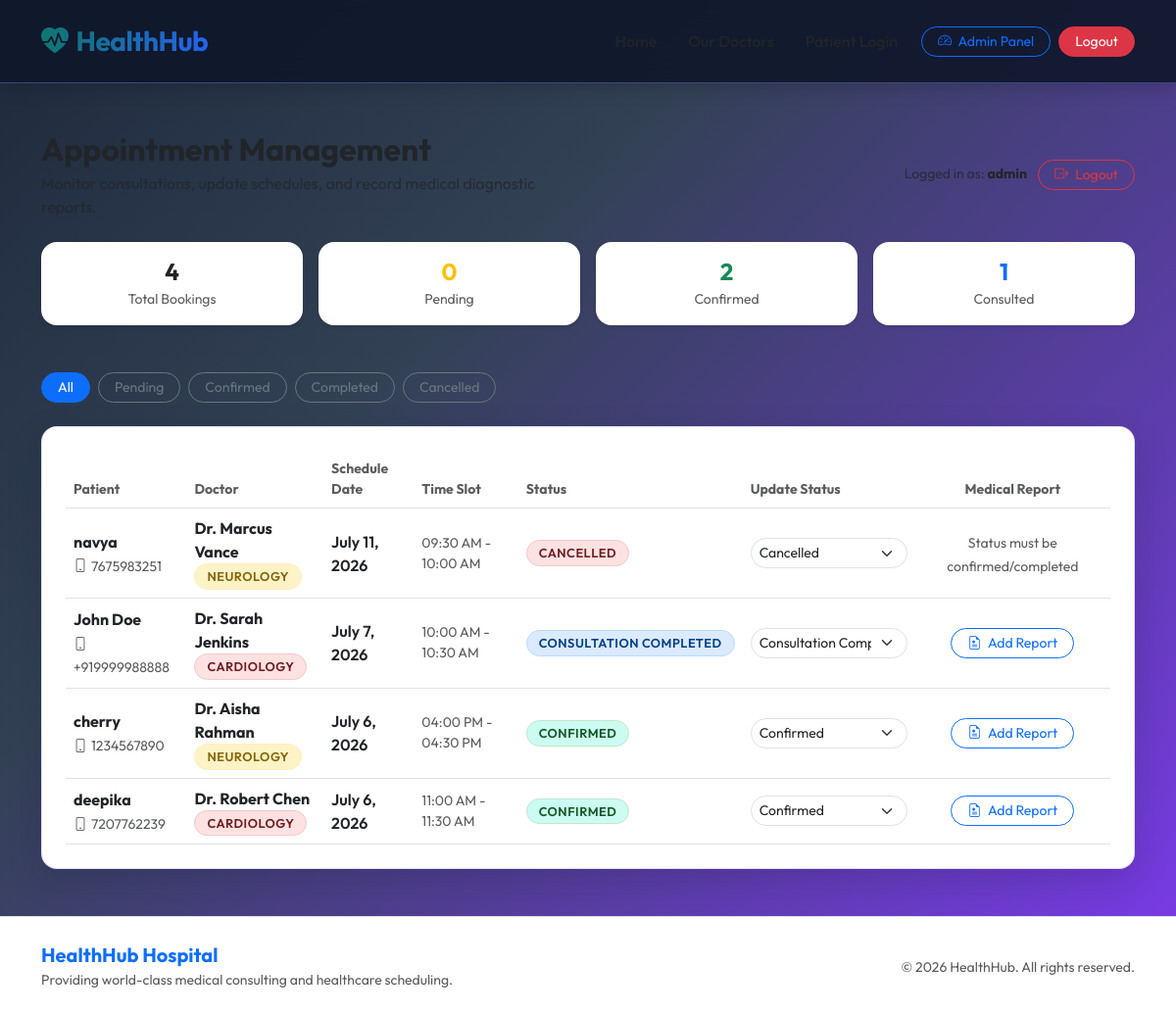
Page /admin-panel/ (signed in) on the committed database.
### hospital/models.py (models this page shows, shortened)
class Appointment(models.Model):
    STATUS_CHOICES = [
        ('PENDING', 'Pending Confirmation'),
        ('CONFIRMED', 'Confirmed'),
        ('COMPLETED', 'Consultation Completed'),
        ('CANCELLED', 'Cancelled'),
    ]
    patient_name = models.CharField(max_length=100)
    patient_phone = models.CharField(max_length=15)
    doctor = models.ForeignKey(Doctor, on_delete=models.CASCADE, related_name='appointments')
    appointment_date = models.DateField()
    time_slot = models.CharField(max_length=20, help_text="e.g. 10:00 AM - 10:30 AM")
    reason = models.TextField(blank=True)
    status = models.CharField(max_length=15, choices=STATUS_CHOICES, default='PENDING')
    created_at = models.DateTimeField(auto_now_add=True)
    class Meta:
        unique_together = ['doctor', 'appointment_date', 'time_slot']

class Doctor(models.Model):
    DEPARTMENTS = [
        ('CARDIO', 'Cardiology'),
        ('PEDIA', 'Pediatrics'),
        ('ORTHO', 'Orthopedics'),
        ('NEURO', 'Neurology'),
    ]
    name = models.CharField(max_length=100)
    department = models.CharField(max_length=10, choices=DEPARTMENTS)
    specialization = models.CharField(max_length=150)
    consultation_fee = models.DecimalField(max_digits=8, decimal_places=2)
    available_days = models.CharField(max_length=100, default="Mon - Fri")
    is_active = models.BooleanField(default=True)

### hospital/views.py (the view)
# urls.py: path('admin-panel/', views.admin_dashboard, name='admin_dashboard'),
@staff_member_required(login_url='admin_login')
def admin_dashboard(request):
    status_filter = request.GET.get('status', '')
    appointments = Appointment.objects.all().order_by('-appointment_date', '-created_at')
    if status_filter:
        appointments = appointments.filter(status=status_filter)
    stats = {
        'total': Appointment.objects.count(),
        'pending': Appointment.objects.filter(status='PENDING').count(),
        'confirmed': Appointment.objects.filter(status='CONFIRMED').count(),
        'completed': Appointment.objects.filter(status='COMPLETED').count(),
        'cancelled': Appointment.objects.filter(status='CANCELLED').count(),
    }
    context = {
        'appointments': appointments,
        'selected_status': status_filter,
        'stats': stats,
        'status_choices': Appointment.STATUS_CHOICES,
    }
    return render(request, 'hospital/admin_dashboard.html', context)

### hospital/templates/hospital/admin_dashboard.html (shortened to what this page needs)
{% extends 'hospital/base.html' %}
{% block content %}
<div class="row mb-4 align-items-center">
    <div class="col-md-6">
        <h2 class="fw-bold text-dark mb-1">Appointment Management</h2>
        <p class="text-muted mb-0">Monitor consultations, update schedules, and record medical diagnostic reports.</p>
    </div>
    <div class="col-md-6 text-md-end mt-3 mt-md-0">
        <span class="text-muted me-2 small">Logged in as: <strong class="text-dark">{{ user.username }}</strong></span>
        <a class="btn btn-sm btn-outline-danger rounded-pill px-3" href="{% url 'admin_logout' %}">
            <i class="bi bi-box-arrow-right me-1"></i> Logout
        </a>
    </div>
</div>
<div class="row g-3 mb-5 fade-in">
    <div class="col-6 col-lg-3">
        <div class="p-3 bg-white glass-card rounded-4 border-0 text-center shadow-sm">
            <h4 class="fw-bold mb-0 text-dark">{{ stats.total }}</h4>
            <small class="text-muted small uppercase tracking-wider">Total Bookings</small>
        </div>
    </div>
    <div class="col-6 col-lg-3">
        <div class="p-3 bg-white glass-card rounded-4 border-0 text-center shadow-sm">
            <h4 class="fw-bold mb-0 text-warning">{{ stats.pending }}</h4>
            <small class="text-muted small uppercase tracking-wider">Pending</small>
        </div>
    </div>
    <div class="col-6 col-lg-3">
        <div class="p-3 bg-white glass-card rounded-4 border-0 text-center shadow-sm">
            <h4 class="fw-bold mb-0 text-success">{{ stats.confirmed }}</h4>
            <small class="text-muted small uppercase tracking-wider">Confirmed</small>
        </div>
    </div>
    <div class="col-6 col-lg-3">
        <div class="p-3 bg-white glass-card rounded-4 border-0 text-center shadow-sm">
            <h4 class="fw-bold mb-0 text-primary">{{ stats.completed }}</h4>
            <small class="text-muted small uppercase tracking-wider">Consulted</small>
        </div>
    </div>
</div>
<div class="row mb-4 align-items-center justify-content-between fade-in delay-1">
    <div class="col-md-auto mb-3 mb-md-0">
        <div class="d-flex flex-wrap gap-2">
            <a href="{% url 'admin_dashboard' %}" class="btn btn-sm rounded-pill px-3 {% if not selected_status %}btn-primary{% else %}btn-outline-secondary{% endif %}">
                All
            </a>
            <a href="{% url 'admin_dashboard' %}?status=PENDING" class="btn btn-sm rounded-pill px-3 {% if selected_status == 'PENDING' %}btn-warning text-dark{% else %}btn-outline-secondary{% endif %}">
                Pending
            </a>
            <a href="{% url 'admin_dashboard' %}?status=CONFIRMED" class="btn btn-sm rounded-pill px-3 {% if selected_status == 'CONFIRMED' %}btn-success{% else %}btn-outline-secondary{% endif %}">
                Confirmed
            </a>
            <a href="{% url 'admin_dashboard' %}?status=COMPLETED" class="btn btn-sm rounded-pill px-3 {% if selected_status == 'COMPLETED' %}btn-primary{% else %}btn-outline-secondary{% endif %}">
                Completed
            </a>
            <a href="{% url 'admin_dashboard' %}?status=CANCELLED" class="btn btn-sm rounded-pill px-3 {% if selected_status == 'CANCELLED' %}btn-danger{% else %}btn-outline-secondary{% endif %}">
                Cancelled
            </a>
        </div>
    </div>
</div>
<div class="glass-card bg-white p-4 fade-in delay-2">
    {% if appointments %}
        <div class="table-responsive">
            <table class="table table-hover align-middle mb-0">
                <thead>
                    <tr>
                        <th class="text-muted small">Patient</th>
                        <th class="text-muted small">Doctor</th>
                        <th class="text-muted small">Schedule Date</th>
                        <th class="text-muted small">Time Slot</th>
                        <th class="text-muted small">Status</th>
                        <th class="text-muted small">Update Status</th>
                        <th class="text-muted small text-center">Medical Report</th>
                    </tr>
                </thead>
                <tbody>
                    {% for app in appointments %}
                        <tr>
                            <td>
                                <div class="fw-bold text-dark">{{ app.patient_name }}</div>
                                <small class="text-muted"><i class="bi bi-phone me-1"></i>{{ app.patient_phone }}</small>
                            </td>
                            <td>
                                <div class="fw-bold text-dark">Dr. {{ app.doctor.name }}</div>
                                <span class="badge badge-custom {% if app.doctor.department == 'CARDIO' %}badge-cancelled{% elif app.doctor.department == 'PEDIA' %}badge-completed{% elif app.doctor.department == 'ORTHO' %}badge-confirmed{% else %}badge-pending{% endif %}">
                                    {{ app.doctor.get_department_display }}
                                </span>
                            </td>
                            <td class="fw-semibold">{{ app.appointment_date }}</td>
                            <td class="text-muted small">{{ app.time_slot }}</td>
                            <td>
                                {% if app.status == 'PENDING' %}
                                    <span class="badge badge-custom badge-pending">{{ app.get_status_display }}</span>
                                {% elif app.status == 'CONFIRMED' %}
                                    <span class="badge badge-custom badge-confirmed">{{ app.get_status_display }}</span>
                                {% elif app.status == 'COMPLETED' %}
                                    <span class="badge badge-custom badge-completed">{{ app.get_status_display }}</span>
                                {% else %}
                                    <span class="badge badge-custom badge-cancelled">{{ app.get_status_display }}</span>
                                {% endif %}
                            </td>
                            <td>
                                <form method="POST" action="{% url 'update_appointment_status' app.id %}" class="d-flex align-items-center gap-2">
                                    <select name="status" class="form-select form-select-sm rounded-pill" style="min-width: 120px;" onchange="this.form.submit()">
                                        {% for status_val, status_lbl in status_choices %}
                                            <option value="{{ status_val }}" {% if app.status == status_val %}selected{% endif %}>{{ status_lbl }}</option>
                                        {% endfor %}
                                    </select>
                                </form>
                            </td>
                            <td class="text-center">
                                {% if app.status == 'COMPLETED' or app.status == 'CONFIRMED' %}
                                    <button type="button" class="btn btn-sm {% if app.medical_report %}btn-primary{% else %}btn-outline-primary{% endif %} rounded-pill px-3" data-bs-toggle="modal" data-bs-target="#reportModal{{ app.id }}">
                                        {% if app.medical_report %}
                                            <i class="bi bi-file-earmark-medical-fill me-1"></i> Edit Report
                                        {% else %}
                                            <i class="bi bi-file-earmark-medical me-1"></i> Add Report
                                        {% endif %}
                                    </button>
                                {% else %}
                                    <span class="text-muted small">Status must be confirmed/completed</span>
                                {% endif %}
                            </td>
                        </tr>
                    {% endfor %}
                </tbody>
            </table>
        </div>
    {% else %}
        <div class="text-center py-5">
            <i class="bi bi-calendar-x text-muted display-4"></i>
            <h5 class="mt-3">No appointments found matching that status.</h5>
            <p class="text-muted small">New bookings will appear here immediately after form submission.</p>
        </div>
    {% endif %}
</div>
{% endblock %}

### hospital/templates/hospital/base.html (shortened to what this page needs)
{% load static %}
<!DOCTYPE html>
<html lang="en">
<head>
    <link href="https://cdn.jsdelivr.net/npm/bootstrap@5.3.0/dist/css/bootstrap.min.css" rel="stylesheet">
    <link rel="stylesheet" href="https://cdn.jsdelivr.net/npm/bootstrap-icons@1.10.5/font/bootstrap-icons.css">
    <link rel="stylesheet" href="{% static 'css/style.css' %}">
</head>
<body>
    <nav class="navbar navbar-expand-lg navbar-custom sticky-top py-3">
        <div class="container">
            <a class="navbar-brand d-flex align-items-center fs-3" href="{% url 'home' %}">
                <i class="bi bi-heart-pulse-fill text-danger me-2"></i>
                <span>HealthHub</span>
            </a>
            <div class="collapse navbar-collapse" id="navbarNav">
                <ul class="navbar-nav ms-auto align-items-center">
                    <li class="nav-item">
                        <a class="nav-link px-3 fw-medium text-dark" href="{% url 'home' %}">Home</a>
                    </li>
                    <li class="nav-item">
                        <a class="nav-link px-3 fw-medium text-dark" href="{% url 'doctor_list' %}">Our Doctors</a>
                    </li>
                    <li class="nav-item">
                        {% if request.session.patient_phone %}
                            <a class="nav-link px-3 fw-medium text-dark" href="{% url 'patient_dashboard' %}">Patient Portal</a>
                        {% else %}
                            <a class="nav-link px-3 fw-medium text-dark" href="{% url 'patient_login' %}">Patient Login</a>
                        {% endif %}
                    </li>
                    <li class="nav-item ms-lg-2">
                        {% if user.is_authenticated and user.is_staff %}
                            <div class="d-flex align-items-center gap-2">
                                <a class="btn btn-outline-primary btn-sm rounded-pill px-3" href="{% url 'admin_dashboard' %}">
                                    <i class="bi bi-speedometer2 me-1"></i> Admin Panel
                                </a>
                                <a class="btn btn-danger btn-sm rounded-pill px-3" href="{% url 'admin_logout' %}">Logout</a>
                            </div>
                        {% else %}
                            <a class="btn btn-premium rounded-pill px-4" href="{% url 'admin_login' %}">
                                <i class="bi bi-person-fill me-1"></i> Staff Login
                            </a>
                        {% endif %}
                    </li>
                </ul>
            </div>
        </div>
    </nav>
    <main class="container my-5">
        {% block content %}{% endblock %}
    </main>
    <footer class="footer bg-white border-top py-4 mt-auto">
        <div class="container text-center">
            <div class="row align-items-center justify-content-between">
                <div class="col-md-6 text-md-start mb-3 mb-md-0">
                    <span class="fw-bold fs-5 text-primary">HealthHub Hospital</span>
                    <p class="text-muted small mb-0">Providing world-class medical consulting and healthcare scheduling.</p>
                </div>
                <div class="col-md-6 text-md-end">
                    <span class="text-muted small">&copy; 2026 HealthHub. All rights reserved.</span>
                </div>
            </div>
        </div>
    </footer>
</body>
</html>

### static/css/style.css (style rules this page uses)
:root { --primary: #2563eb; --primary-light: #dbeafe; --secondary: #64748b; --success: #0f766e; --success-light: #ccfbf1; --danger: #dc2626; --danger-light: #fee2e2; --warning: #d97706; --warning-light: #fef3c7; --info: #0891b2; --dark: #0f172a; --light: #f8fafc; --white: #ffffff; --teal: #0f766e; --teal-light: #ccfbf1; --purple: #7c3aed; --purple-light: #ede9fe; --glass-bg: rgba(255, 255, 255, 0.78); --glass-border: rgba(255, 255, 255, 0.5); --glass-shadow: 0 10px 30px 0 rgba(15, 23, 42, 0.12); }
body { font-family: 'Outfit', sans-serif; background: linear-gradient(135deg, #1e293b 0%, #334155 35%, #7c3aed 100%); min-height: 100vh; color: #f8fafc; display: flex; flex-direction: column; }
main { flex: 1 0 auto; }
.navbar-custom { background: rgba(15, 23, 42, 0.9); backdrop-filter: blur(12px); -webkit-backdrop-filter: blur(12px); border-bottom: 1px solid rgba(129, 140, 248, 0.4); box-shadow: 0 2px 20px rgba(0, 0, 0, 0.2); }
.navbar-brand { font-weight: 700; letter-spacing: -0.5px; background: linear-gradient(to right, #0f766e, #2563eb); -webkit-background-clip: text; -webkit-text-fill-color: transparent; }
.glass-card { background: rgba(255, 255, 255, 0.92); backdrop-filter: blur(8px); -webkit-backdrop-filter: blur(8px); border: 1px solid rgba(129, 140, 248, 0.25); border-radius: 16px; box-shadow: 0 12px 35px rgba(15, 23, 42, 0.18); transition: all 0.3s cubic-bezier(0.4, 0, 0.2, 1); }
.badge-custom { padding: 6px 12px; border-radius: 30px; font-weight: 600; font-size: 0.8rem; text-transform: uppercase; letter-spacing: 0.5px; }
.badge-pending { background-color: var(--warning-light); color: #856404; border: 1px solid #ffeeba; }
.badge-confirmed { background-color: var(--success-light); color: #155724; border: 1px solid #c3e6cb; }
.badge-completed { background-color: var(--primary-light); color: #004085; border: 1px solid #b8daff; }
.badge-cancelled { background-color: var(--danger-light); color: #721c24; border: 1px solid #f5c6cb; }
.fade-in { animation: fadeIn 0.4s ease-out forwards; }
.delay-1 { animation-delay: 0.1s; }
.delay-2 { animation-delay: 0.2s; }

### rows in the picture
Appointment: patient_name "navya", patient_phone "7675983251", doctor.name "Marcus Vance", doctor.department "NEUROLOGY", appointment_date "July 11, 2026", time_slot "09:30 AM - 10:00 AM", status "CANCELLED", status "Cancelled", shows "Status must be confirmed/completed"
Appointment: patient_name "John Doe", patient_phone "+919999988888", doctor.name "Sarah Jenkins", doctor.department "CARDIOLOGY", appointment_date "July 7, 2026", time_slot "10:00 AM - 10:30 AM", status "CONSULTATION COMPLETED", status "Consultation Completed", shows "Add Report"
Appointment: patient_name "cherry", patient_phone "1234567890", doctor.name "Aisha Rahman", doctor.department "NEUROLOGY", appointment_date "July 6, 2026", time_slot "04:00 PM - 04:30 PM", status "CONFIRMED", status "Confirmed", shows "Add Report"
Appointment: patient_name "deepika", patient_phone "7207762239", doctor.name "Robert Chen", doctor.department "CARDIOLOGY", appointment_date "July 6, 2026", time_slot "11:00 AM - 11:30 AM", status "CONFIRMED", status "Confirmed", shows "Add Report"

### other values in the picture
{{ user.username }} "admin"
{{ stats.total }} "4"
{{ stats.pending }} "0"
{{ stats.confirmed }} "2"
{{ stats.completed }} "1"
